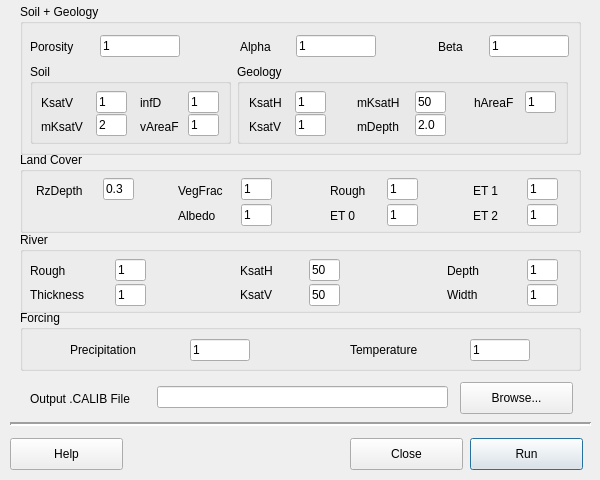
<?xml version="1.0" encoding="UTF-8"?>
<ui version="4.0">
 <class>CalibFile</class>
 <widget class="QDialog" name="CalibFile">
  <property name="geometry">
   <rect>
    <x>0</x>
    <y>0</y>
    <width>600</width>
    <height>480</height>
   </rect>
  </property>
  <property name="windowTitle">
   <string>CalibFile</string>
  </property>
  <widget class="QGroupBox" name="groupBox">
   <property name="geometry">
    <rect>
     <x>20</x>
     <y>4</y>
     <width>561</width>
     <height>151</height>
    </rect>
   </property>
   <property name="title">
    <string>Soil + Geology</string>
   </property>
   <widget class="QLabel" name="label">
    <property name="geometry">
     <rect>
      <x>10</x>
      <y>34</y>
      <width>61</width>
      <height>17</height>
     </rect>
    </property>
    <property name="text">
     <string>Porosity</string>
    </property>
   </widget>
   <widget class="QGroupBox" name="groupBox_2">
    <property name="geometry">
     <rect>
      <x>10</x>
      <y>60</y>
      <width>201</width>
      <height>80</height>
     </rect>
    </property>
    <property name="title">
     <string>Soil</string>
    </property>
    <widget class="QLabel" name="label_4">
     <property name="geometry">
      <rect>
       <x>11</x>
       <y>30</y>
       <width>61</width>
       <height>17</height>
      </rect>
     </property>
     <property name="text">
      <string>KsatV</string>
     </property>
    </widget>
    <widget class="QLabel" name="label_5">
     <property name="geometry">
      <rect>
       <x>11</x>
       <y>54</y>
       <width>61</width>
       <height>17</height>
      </rect>
     </property>
     <property name="text">
      <string>mKsatV</string>
     </property>
    </widget>
    <widget class="QLabel" name="label_6">
     <property name="geometry">
      <rect>
       <x>110</x>
       <y>30</y>
       <width>61</width>
       <height>17</height>
      </rect>
     </property>
     <property name="text">
      <string>infD</string>
     </property>
    </widget>
    <widget class="QLabel" name="label_7">
     <property name="geometry">
      <rect>
       <x>110</x>
       <y>54</y>
       <width>61</width>
       <height>17</height>
      </rect>
     </property>
     <property name="text">
      <string>vAreaF</string>
     </property>
    </widget>
    <widget class="QLineEdit" name="soilKsatV">
     <property name="geometry">
      <rect>
       <x>66</x>
       <y>27</y>
       <width>31</width>
       <height>22</height>
      </rect>
     </property>
     <property name="text">
      <string>1</string>
     </property>
    </widget>
    <widget class="QLineEdit" name="macKsatV">
     <property name="geometry">
      <rect>
       <x>66</x>
       <y>50</y>
       <width>31</width>
       <height>22</height>
      </rect>
     </property>
     <property name="text">
      <string>2</string>
     </property>
    </widget>
    <widget class="QLineEdit" name="infD">
     <property name="geometry">
      <rect>
       <x>158</x>
       <y>27</y>
       <width>31</width>
       <height>22</height>
      </rect>
     </property>
     <property name="text">
      <string>1</string>
     </property>
    </widget>
    <widget class="QLineEdit" name="vAreaF">
     <property name="geometry">
      <rect>
       <x>158</x>
       <y>50</y>
       <width>31</width>
       <height>22</height>
      </rect>
     </property>
     <property name="text">
      <string>1</string>
     </property>
    </widget>
   </widget>
   <widget class="QLabel" name="label_2">
    <property name="geometry">
     <rect>
      <x>220</x>
      <y>34</y>
      <width>61</width>
      <height>17</height>
     </rect>
    </property>
    <property name="text">
     <string>Alpha</string>
    </property>
   </widget>
   <widget class="QLabel" name="label_3">
    <property name="geometry">
     <rect>
      <x>418</x>
      <y>34</y>
      <width>61</width>
      <height>17</height>
     </rect>
    </property>
    <property name="text">
     <string>Beta</string>
    </property>
   </widget>
   <widget class="QLineEdit" name="lineEditPorosity">
    <property name="geometry">
     <rect>
      <x>80</x>
      <y>31</y>
      <width>80</width>
      <height>22</height>
     </rect>
    </property>
    <property name="text">
     <string>1</string>
    </property>
   </widget>
   <widget class="QLineEdit" name="lineEditAlpha">
    <property name="geometry">
     <rect>
      <x>276</x>
      <y>31</y>
      <width>80</width>
      <height>22</height>
     </rect>
    </property>
    <property name="text">
     <string>1</string>
    </property>
   </widget>
   <widget class="QLineEdit" name="lineEditBeta">
    <property name="geometry">
     <rect>
      <x>469</x>
      <y>31</y>
      <width>80</width>
      <height>22</height>
     </rect>
    </property>
    <property name="text">
     <string>1</string>
    </property>
   </widget>
   <widget class="QGroupBox" name="groupBox_3">
    <property name="geometry">
     <rect>
      <x>217</x>
      <y>60</y>
      <width>331</width>
      <height>80</height>
     </rect>
    </property>
    <property name="title">
     <string>Geology</string>
    </property>
    <widget class="QLabel" name="label_8">
     <property name="geometry">
      <rect>
       <x>12</x>
       <y>30</y>
       <width>61</width>
       <height>17</height>
      </rect>
     </property>
     <property name="text">
      <string>KsatH</string>
     </property>
    </widget>
    <widget class="QLabel" name="label_9">
     <property name="geometry">
      <rect>
       <x>12</x>
       <y>54</y>
       <width>61</width>
       <height>17</height>
      </rect>
     </property>
     <property name="text">
      <string>KsatV</string>
     </property>
    </widget>
    <widget class="QLabel" name="label_10">
     <property name="geometry">
      <rect>
       <x>120</x>
       <y>30</y>
       <width>61</width>
       <height>17</height>
      </rect>
     </property>
     <property name="text">
      <string>mKsatH</string>
     </property>
    </widget>
    <widget class="QLabel" name="label_11">
     <property name="geometry">
      <rect>
       <x>120</x>
       <y>54</y>
       <width>61</width>
       <height>17</height>
      </rect>
     </property>
     <property name="text">
      <string>mDepth</string>
     </property>
    </widget>
    <widget class="QLabel" name="label_12">
     <property name="geometry">
      <rect>
       <x>237</x>
       <y>30</y>
       <width>61</width>
       <height>17</height>
      </rect>
     </property>
     <property name="text">
      <string>hAreaF</string>
     </property>
    </widget>
    <widget class="QLineEdit" name="geolKsatH">
     <property name="geometry">
      <rect>
       <x>58</x>
       <y>27</y>
       <width>31</width>
       <height>22</height>
      </rect>
     </property>
     <property name="text">
      <string>1</string>
     </property>
    </widget>
    <widget class="QLineEdit" name="geolKsatV">
     <property name="geometry">
      <rect>
       <x>58</x>
       <y>50</y>
       <width>31</width>
       <height>22</height>
      </rect>
     </property>
     <property name="text">
      <string>1</string>
     </property>
    </widget>
    <widget class="QLineEdit" name="macKsatH">
     <property name="geometry">
      <rect>
       <x>178</x>
       <y>27</y>
       <width>31</width>
       <height>22</height>
      </rect>
     </property>
     <property name="text">
      <string>50</string>
     </property>
    </widget>
    <widget class="QLineEdit" name="macD">
     <property name="geometry">
      <rect>
       <x>178</x>
       <y>50</y>
       <width>31</width>
       <height>22</height>
      </rect>
     </property>
     <property name="text">
      <string>2.0</string>
     </property>
    </widget>
    <widget class="QLineEdit" name="hAreaf">
     <property name="geometry">
      <rect>
       <x>288</x>
       <y>27</y>
       <width>31</width>
       <height>22</height>
      </rect>
     </property>
     <property name="text">
      <string>1</string>
     </property>
    </widget>
   </widget>
  </widget>
  <widget class="QGroupBox" name="groupBox_4">
   <property name="geometry">
    <rect>
     <x>20</x>
     <y>152</y>
     <width>561</width>
     <height>81</height>
    </rect>
   </property>
   <property name="title">
    <string>Land Cover</string>
   </property>
   <widget class="QLabel" name="label_13">
    <property name="geometry">
     <rect>
      <x>16</x>
      <y>30</y>
      <width>61</width>
      <height>17</height>
     </rect>
    </property>
    <property name="text">
     <string>RzDepth</string>
    </property>
   </widget>
   <widget class="QLineEdit" name="RzD">
    <property name="geometry">
     <rect>
      <x>83</x>
      <y>26</y>
      <width>31</width>
      <height>22</height>
     </rect>
    </property>
    <property name="text">
     <string>0.3</string>
    </property>
   </widget>
   <widget class="QLabel" name="label_15">
    <property name="geometry">
     <rect>
      <x>158</x>
      <y>30</y>
      <width>61</width>
      <height>17</height>
     </rect>
    </property>
    <property name="text">
     <string>VegFrac</string>
    </property>
   </widget>
   <widget class="QLabel" name="label_16">
    <property name="geometry">
     <rect>
      <x>158</x>
      <y>55</y>
      <width>61</width>
      <height>17</height>
     </rect>
    </property>
    <property name="text">
     <string>Albedo</string>
    </property>
   </widget>
   <widget class="QLabel" name="label_17">
    <property name="geometry">
     <rect>
      <x>310</x>
      <y>30</y>
      <width>61</width>
      <height>17</height>
     </rect>
    </property>
    <property name="text">
     <string>Rough</string>
    </property>
   </widget>
   <widget class="QLabel" name="label_18">
    <property name="geometry">
     <rect>
      <x>310</x>
      <y>55</y>
      <width>61</width>
      <height>17</height>
     </rect>
    </property>
    <property name="text">
     <string>ET 0</string>
    </property>
   </widget>
   <widget class="QLabel" name="label_19">
    <property name="geometry">
     <rect>
      <x>453</x>
      <y>30</y>
      <width>61</width>
      <height>17</height>
     </rect>
    </property>
    <property name="text">
     <string>ET 1</string>
    </property>
   </widget>
   <widget class="QLabel" name="label_20">
    <property name="geometry">
     <rect>
      <x>453</x>
      <y>55</y>
      <width>61</width>
      <height>17</height>
     </rect>
    </property>
    <property name="text">
     <string>ET 2</string>
    </property>
   </widget>
   <widget class="QLineEdit" name="VegFrac">
    <property name="geometry">
     <rect>
      <x>221</x>
      <y>26</y>
      <width>31</width>
      <height>22</height>
     </rect>
    </property>
    <property name="text">
     <string>1</string>
    </property>
   </widget>
   <widget class="QLineEdit" name="Albedo">
    <property name="geometry">
     <rect>
      <x>221</x>
      <y>52</y>
      <width>31</width>
      <height>22</height>
     </rect>
    </property>
    <property name="text">
     <string>1</string>
    </property>
   </widget>
   <widget class="QLineEdit" name="Rough">
    <property name="geometry">
     <rect>
      <x>367</x>
      <y>26</y>
      <width>31</width>
      <height>22</height>
     </rect>
    </property>
    <property name="text">
     <string>1</string>
    </property>
   </widget>
   <widget class="QLineEdit" name="Et0">
    <property name="geometry">
     <rect>
      <x>367</x>
      <y>52</y>
      <width>31</width>
      <height>22</height>
     </rect>
    </property>
    <property name="text">
     <string>1</string>
    </property>
   </widget>
   <widget class="QLineEdit" name="Et1">
    <property name="geometry">
     <rect>
      <x>507</x>
      <y>26</y>
      <width>31</width>
      <height>22</height>
     </rect>
    </property>
    <property name="text">
     <string>1</string>
    </property>
   </widget>
   <widget class="QLineEdit" name="Et2">
    <property name="geometry">
     <rect>
      <x>507</x>
      <y>52</y>
      <width>31</width>
      <height>22</height>
     </rect>
    </property>
    <property name="text">
     <string>1</string>
    </property>
   </widget>
  </widget>
  <widget class="QGroupBox" name="groupBox_5">
   <property name="geometry">
    <rect>
     <x>20</x>
     <y>232</y>
     <width>561</width>
     <height>81</height>
    </rect>
   </property>
   <property name="title">
    <string>River</string>
   </property>
   <widget class="QLineEdit" name="rivRough">
    <property name="geometry">
     <rect>
      <x>95</x>
      <y>27</y>
      <width>31</width>
      <height>22</height>
     </rect>
    </property>
    <property name="text">
     <string>1</string>
    </property>
   </widget>
   <widget class="QLineEdit" name="rivBedThickness">
    <property name="geometry">
     <rect>
      <x>95</x>
      <y>52</y>
      <width>31</width>
      <height>22</height>
     </rect>
    </property>
    <property name="text">
     <string>1</string>
    </property>
   </widget>
   <widget class="QLineEdit" name="rivKsatH">
    <property name="geometry">
     <rect>
      <x>289</x>
      <y>27</y>
      <width>31</width>
      <height>22</height>
     </rect>
    </property>
    <property name="text">
     <string>50</string>
    </property>
   </widget>
   <widget class="QLineEdit" name="rivKsatV">
    <property name="geometry">
     <rect>
      <x>289</x>
      <y>52</y>
      <width>31</width>
      <height>22</height>
     </rect>
    </property>
    <property name="text">
     <string>50</string>
    </property>
   </widget>
   <widget class="QLineEdit" name="rivDepth">
    <property name="geometry">
     <rect>
      <x>507</x>
      <y>27</y>
      <width>31</width>
      <height>22</height>
     </rect>
    </property>
    <property name="text">
     <string>1</string>
    </property>
   </widget>
   <widget class="QLineEdit" name="rivWidCoeff">
    <property name="geometry">
     <rect>
      <x>507</x>
      <y>52</y>
      <width>31</width>
      <height>22</height>
     </rect>
    </property>
    <property name="text">
     <string>1</string>
    </property>
   </widget>
   <widget class="QLabel" name="label_14">
    <property name="geometry">
     <rect>
      <x>10</x>
      <y>30</y>
      <width>61</width>
      <height>17</height>
     </rect>
    </property>
    <property name="text">
     <string>Rough</string>
    </property>
   </widget>
   <widget class="QLabel" name="label_22">
    <property name="geometry">
     <rect>
      <x>10</x>
      <y>54</y>
      <width>71</width>
      <height>17</height>
     </rect>
    </property>
    <property name="text">
     <string>Thickness</string>
    </property>
   </widget>
   <widget class="QLabel" name="label_23">
    <property name="geometry">
     <rect>
      <x>220</x>
      <y>30</y>
      <width>61</width>
      <height>17</height>
     </rect>
    </property>
    <property name="text">
     <string>KsatH</string>
    </property>
   </widget>
   <widget class="QLabel" name="label_24">
    <property name="geometry">
     <rect>
      <x>220</x>
      <y>54</y>
      <width>61</width>
      <height>17</height>
     </rect>
    </property>
    <property name="text">
     <string>KsatV</string>
    </property>
   </widget>
   <widget class="QLabel" name="label_25">
    <property name="geometry">
     <rect>
      <x>427</x>
      <y>30</y>
      <width>61</width>
      <height>17</height>
     </rect>
    </property>
    <property name="text">
     <string>Depth</string>
    </property>
   </widget>
   <widget class="QLabel" name="label_26">
    <property name="geometry">
     <rect>
      <x>427</x>
      <y>54</y>
      <width>61</width>
      <height>17</height>
     </rect>
    </property>
    <property name="text">
     <string>Width</string>
    </property>
   </widget>
  </widget>
  <widget class="QLabel" name="label_21">
   <property name="geometry">
    <rect>
     <x>30</x>
     <y>390</y>
     <width>121</width>
     <height>17</height>
    </rect>
   </property>
   <property name="text">
    <string>Output .CALIB File</string>
   </property>
  </widget>
  <widget class="QGroupBox" name="groupBox_6">
   <property name="geometry">
    <rect>
     <x>20</x>
     <y>310</y>
     <width>561</width>
     <height>61</height>
    </rect>
   </property>
   <property name="title">
    <string>Forcing</string>
   </property>
   <widget class="QLineEdit" name="Precep">
    <property name="geometry">
     <rect>
      <x>170</x>
      <y>29</y>
      <width>60</width>
      <height>22</height>
     </rect>
    </property>
    <property name="text">
     <string>1</string>
    </property>
   </widget>
   <widget class="QLineEdit" name="Temp">
    <property name="geometry">
     <rect>
      <x>450</x>
      <y>29</y>
      <width>60</width>
      <height>22</height>
     </rect>
    </property>
    <property name="text">
     <string>1</string>
    </property>
   </widget>
   <widget class="QLabel" name="label_27">
    <property name="geometry">
     <rect>
      <x>50</x>
      <y>31</y>
      <width>81</width>
      <height>17</height>
     </rect>
    </property>
    <property name="text">
     <string>Precipitation</string>
    </property>
   </widget>
   <widget class="QLabel" name="label_28">
    <property name="geometry">
     <rect>
      <x>330</x>
      <y>31</y>
      <width>91</width>
      <height>17</height>
     </rect>
    </property>
    <property name="text">
     <string>Temperature</string>
    </property>
   </widget>
  </widget>
  <widget class="QLineEdit" name="calibFile">
   <property name="geometry">
    <rect>
     <x>157</x>
     <y>386</y>
     <width>291</width>
     <height>22</height>
    </rect>
   </property>
   <property name="cursorPosition">
    <number>0</number>
   </property>
  </widget>
  <widget class="QPushButton" name="pushButtonBrowse">
   <property name="geometry">
    <rect>
     <x>460</x>
     <y>382</y>
     <width>113</width>
     <height>32</height>
    </rect>
   </property>
   <property name="text">
    <string>Browse...</string>
   </property>
  </widget>
  <widget class="Line" name="line">
   <property name="geometry">
    <rect>
     <x>10</x>
     <y>414</y>
     <width>581</width>
     <height>20</height>
    </rect>
   </property>
   <property name="frameShadow">
    <enum>QFrame::Sunken</enum>
   </property>
   <property name="lineWidth">
    <number>2</number>
   </property>
   <property name="orientation">
    <enum>Qt::Horizontal</enum>
   </property>
  </widget>
  <widget class="QPushButton" name="pushButtonHelp">
   <property name="geometry">
    <rect>
     <x>10</x>
     <y>438</y>
     <width>113</width>
     <height>32</height>
    </rect>
   </property>
   <property name="text">
    <string>Help</string>
   </property>
  </widget>
  <widget class="QPushButton" name="pushButtonRun">
   <property name="geometry">
    <rect>
     <x>470</x>
     <y>438</y>
     <width>113</width>
     <height>32</height>
    </rect>
   </property>
   <property name="text">
    <string>Run</string>
   </property>
   <property name="default">
    <bool>true</bool>
   </property>
  </widget>
  <widget class="QPushButton" name="pushButtonClose">
   <property name="geometry">
    <rect>
     <x>350</x>
     <y>438</y>
     <width>113</width>
     <height>32</height>
    </rect>
   </property>
   <property name="text">
    <string>Close</string>
   </property>
  </widget>
 </widget>
 <layoutdefault spacing="6" margin="11"/>
 <resources/>
 <connections/>
</ui>
